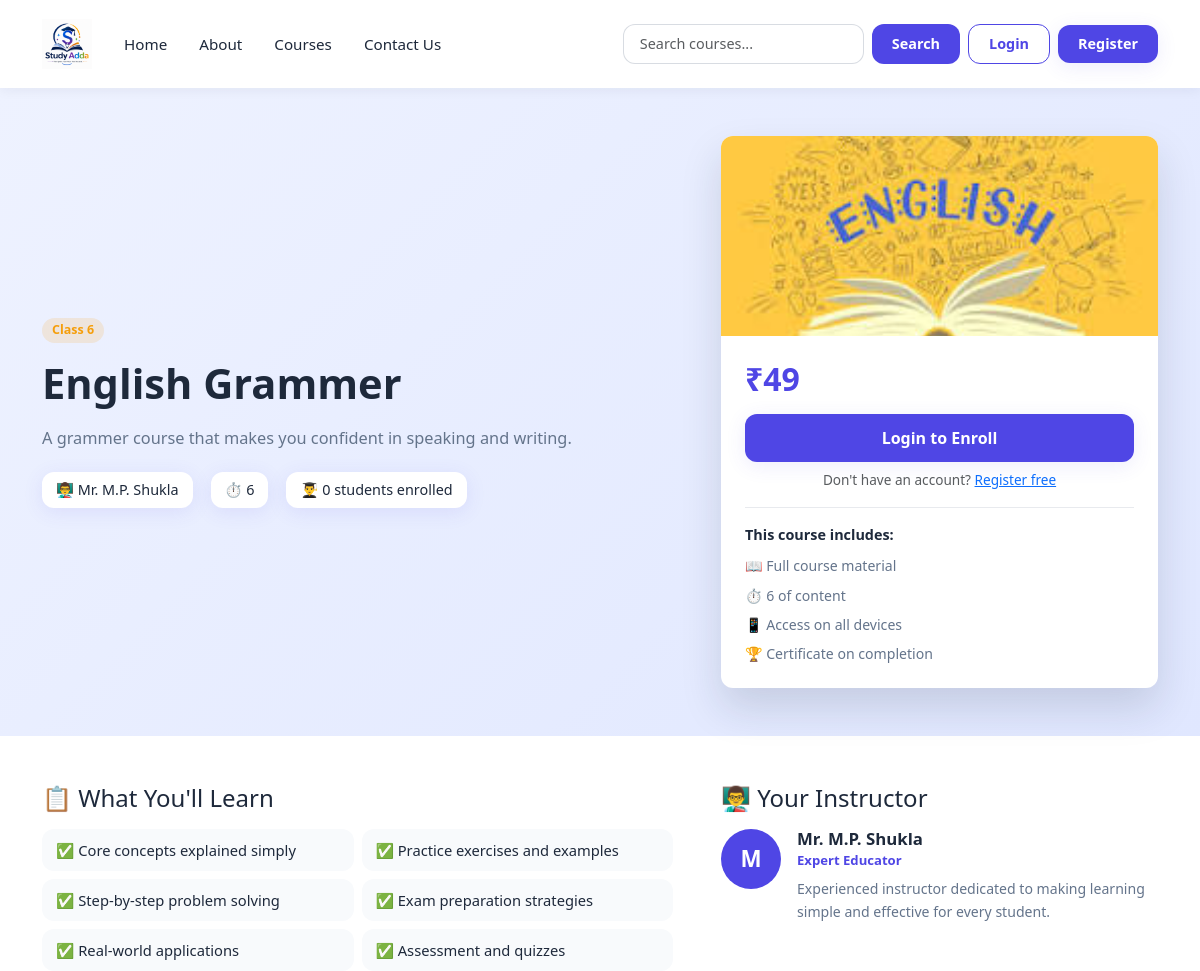
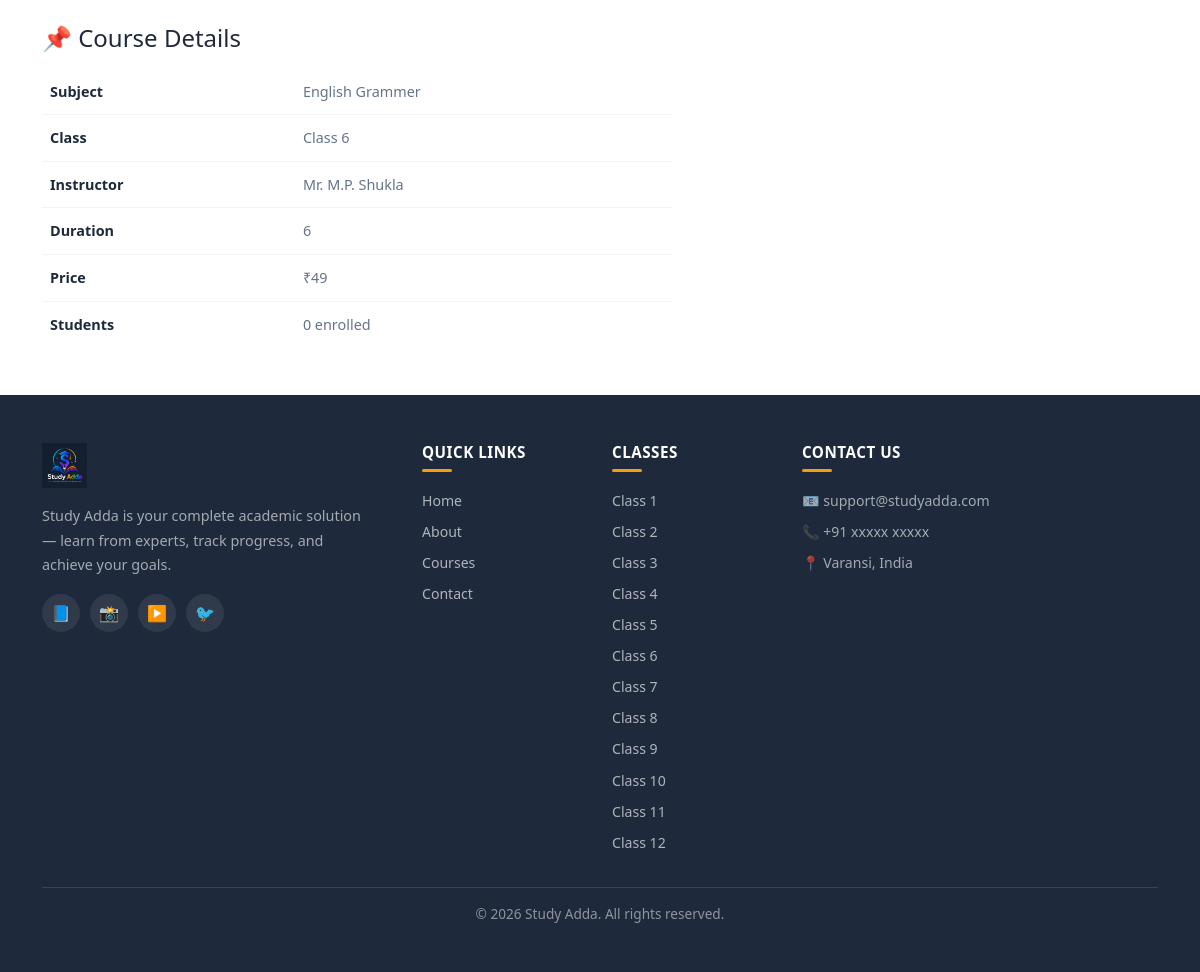
Page /course-detail.php?id=8 on the committed database (2 pictures, top to bottom).
### tables this page shows
CREATE TABLE `courses` (
  `id` int(11) NOT NULL,
  `title` varchar(255) NOT NULL,
  `description` text DEFAULT NULL,
  `instructor` varchar(100) DEFAULT NULL,
  `duration` varchar(50) DEFAULT NULL,
  `price` decimal(10,2) DEFAULT 0.00,
  `class` int(11) DEFAULT NULL,
  `image` varchar(255) DEFAULT NULL,
  `created_at` timestamp NOT NULL DEFAULT current_timestamp()
);

### course-detail.php (the view, shortened to what this page needs)
<?php
include "includes/dbconfig.php";
include "includes/header.php";
$id = isset($_GET['id']) ? intval($_GET['id']) : 0;
$stmt = mysqli_prepare($conn, "SELECT * FROM courses WHERE id = ?");
mysqli_stmt_bind_param($stmt, "i", $id);
mysqli_stmt_execute($stmt);
$result = mysqli_stmt_get_result($stmt);
$course = mysqli_fetch_assoc($result);
$isEnrolled = false;
$isLoggedIn = isset($_SESSION['user_id']);
$isStudent  = $isLoggedIn && $_SESSION['role'] === 'student';
$enrollCount = mysqli_fetch_assoc(
    mysqli_query($conn, "SELECT COUNT(*) as total FROM enrollments WHERE course_id = $id")
)['total'];
?>
<section class="course-hero">
    <div class="container py-5">
        <div class="row align-items-center g-5">
            <div class="col-12 col-lg-7">
                <span class="class-badge mb-3 d-inline-block">Class <?php echo $course['class']; ?></span>
                <h1 class="course-hero-title"><?php echo htmlspecialchars($course['title']); ?></h1>
                <p class="course-hero-desc"><?php echo htmlspecialchars($course['description']); ?></p>
                <div class="course-hero-meta">
                    <span>👨‍🏫 <?php echo htmlspecialchars($course['instructor']); ?></span>
                    <span>⏱️ <?php echo htmlspecialchars($course['duration']); ?></span>
                    <span>👨‍🎓 <?php echo $enrollCount; ?> students enrolled</span>
                </div>
            </div>
            <div class="col-12 col-lg-5">
                <div class="enroll-card">
                    <img src="images/courses/<?php echo htmlspecialchars($course['image']); ?>"
                        alt="<?php echo htmlspecialchars($course['title']); ?>"
                        class="enroll-card-img"
                        onerror="this.style.display='none'">
                    <div class="enroll-card-body">
                        <h2 class="enroll-price">₹<?php echo number_format($course['price']); ?></h2>
                        <?php if ($isEnrolled): ?>
                            <a href="/MyProject/student/dashboard.php" class="btn enroll-btn w-100 mb-2">
                                Go to Dashboard 📊
                            </a>
                            <p class="text-center text-muted" style="font-size:0.85rem;">✅ Already enrolled</p>
                        <?php elseif (!$isLoggedIn): ?>
                            <a href="/MyProject/login.php" class="btn enroll-btn w-100 mb-2">Login to Enroll</a>
                            <p class="text-center text-muted" style="font-size:0.85rem;">
                                Don't have an account? <a href="/MyProject/register.php">Register free</a>
                            </p>
                        <?php else: ?>
                            <button class="btn enroll-btn w-100" disabled>Enrollment not available</button>
                        <?php endif; ?>
                        <div class="course-includes mt-3">
                            <p class="includes-title">This course includes:</p>
                            <ul class="includes-list">
                                <li>📖 Full course material</li>
                                <li>⏱️ <?php echo htmlspecialchars($course['duration']); ?> of content</li>
                                <li>📱 Access on all devices</li>
                                <li>🏆 Certificate on completion</li>
                            </ul>
                        </div>
                    </div>
                </div>
            </div>
        </div>
    </div>
</section>
<section class="py-5" course-details-section>
    <div class="container">
        <div class="row g-5">
            <div class="col-12 col-lg-7">
                <div class="detail-card mb-4">
                    <h4 class="detail-card-title mb-3">📋 What You'll Learn</h4>
                    <div class="row g-2">
                        <?php
                        $learnings = [
                            "Core concepts explained simply",
                            "Practice exercises and examples",
                            "Step-by-step problem solving",
                            "Exam preparation strategies",
                            "Real-world applications",
                            "Assessment and quizzes",
                        ];
                        foreach ($learnings as $item):
                        ?>
                            <div class="col-12 col-md-6">
                                <div class="learning-item">✅ <?php echo $item; ?></div>
                            </div>
                        <?php endforeach; ?>
                    </div>
                </div>
                <div class="detail-card">
                    <h4 class="detail-card-title mb-3">📌 Course Details</h4>
                    <table class="admin-table">
                        <tr>
                            <td><strong>Subject</strong></td>
                            <td><?php echo htmlspecialchars($course['title']); ?></td>
                        </tr>
                        <tr>
                            <td><strong>Class</strong></td>
                            <td>Class <?php echo $course['class']; ?></td>
                        </tr>
                        <tr>
                            <td><strong>Instructor</strong></td>
                            <td><?php echo htmlspecialchars($course['instructor']); ?></td>
                        </tr>
                        <tr>
                            <td><strong>Duration</strong></td>
                            <td><?php echo htmlspecialchars($course['duration']); ?></td>
                        </tr>
                        <tr>
                            <td><strong>Price</strong></td>
                            <td>₹<?php echo number_format($course['price']); ?></td>
                        </tr>
                        <tr>
                            <td><strong>Students</strong></td>
                            <td><?php echo $enrollCount; ?> enrolled</td>
                        </tr>
                    </table>
                </div>
            </div>
            <div class="col-12 col-lg-5">
                <div class="detail-card">
                    <h4 class="detail-card-title mb-3">👨‍🏫 Your Instructor</h4>
                    <div class="instructor-card">
                        <div class="instructor-avatar">
                            <?php echo strtoupper(substr($course['instructor'], 0, 1)); ?>
                        </div>
                        <div>
                            <h5 class="instructor-name"><?php echo htmlspecialchars($course['instructor']); ?></h5>
                            <p class="instructor-title">Expert Educator</p>
                            <p class="instructor-desc">Experienced instructor dedicated to making learning simple and effective for every student.</p>
                        </div>
                    </div>
                </div>
            </div>
        </div>
    </div>
</section>
<?php include "includes/footer.php"; ?>

### css/style.css (style rules this page uses)
:root { --primary-color: #4f46e5; --primary-hover: #3730a3; --secondary-color: #f59e0b; --text-dark: #1e293b; --text-muted: #64748b; --bg-light: #f8fafc; --bg-welcome: linear-gradient(135deg, #eef2ff 0%, #e0e7ff 100%); --shadow: 0 4px 20px rgba(79, 70, 229, 0.1); --border-radius: 12px; }
body { font-family: "Segoe UI", Tahoma, Geneva, Verdana, sans-serif; color: var(--text-dark); background-color: #fff; }
.enroll-btn { background-color: var(--primary-color); color: #fff; border: none; padding: 12px 28px; border-radius: 8px; font-weight: 600; font-size: 1rem; transition: background-color 0.3s ease, transform 0.2s ease; display: inline-block; text-decoration: none; }
.enroll-btn { background: var(--primary-color); color: #fff; font-weight: 600; padding: 12px 30px; border-radius: var(--border-radius); border: none; box-shadow: var(--shadow); transition: transform 0.25s ease, background 0.25s ease, box-shadow 0.25s ease; }
.admin-table { width: 100%; border-collapse: collapse; font-size: 0.88rem; }
.admin-table td { padding: 12px; border-bottom: 1px solid #f1f5f9; vertical-align: middle; }
.admin-table tr:last-child td { border-bottom: none; }
.class-badge { background: rgba(245, 158, 11, 0.14); color: var(--secondary-color); padding: 3px 10px; border-radius: 999px; font-size: 0.78rem; font-weight: 700; }
.course-hero { background: var(--bg-welcome); }
.course-hero-title { color: var(--text-dark); font-weight: 700; font-size: clamp(1.8rem, 4vw, 2.6rem); line-height: 1.2; margin-bottom: 16px; }
.course-hero-desc { color: var(--text-muted); font-size: 1.02rem; line-height: 1.7; margin-bottom: 20px; }
.course-hero-meta { display: flex; flex-wrap: wrap; gap: 18px; }
.course-hero-meta span { color: var(--text-dark); font-size: 0.9rem; font-weight: 500; background: #fff; padding: 7px 14px; border-radius: var(--border-radius); box-shadow: var(--shadow); }
.enroll-card { background: #fff; border-radius: var(--border-radius); box-shadow: 0 20px 40px rgba(30, 41, 59, 0.15); overflow: hidden; }
.enroll-card-img { width: 100%; height: 200px; object-fit: cover; display: block; }
.enroll-card-body { padding: 24px; }
.enroll-price { color: var(--primary-color); font-weight: 800; font-size: 2rem; margin-bottom: 16px; }
.course-includes { border-top: 1px solid rgba(100, 116, 139, 0.15); padding-top: 16px; }
.includes-title { color: var(--text-dark); font-weight: 600; font-size: 0.9rem; margin-bottom: 10px; }
.includes-list { list-style: none; padding-left: 0; margin-bottom: 0; }
.includes-list li { color: var(--text-muted); font-size: 0.88rem; margin-bottom: 8px; }
.includes-list li:last-child { margin-bottom: 0; }
.learning-item { color: var(--text-dark); font-size: 0.92rem; background: var(--bg-light); padding: 10px 14px; border-radius: var(--border-radius); }
.detail-card .admin-table td { color: var(--text-muted); font-size: 0.9rem; padding: 12px 8px; }
.detail-card .admin-table td strong { color: var(--text-dark); }
.instructor-card { display: flex; align-items: flex-start; gap: 16px; }
.instructor-avatar { flex-shrink: 0; width: 60px; height: 60px; border-radius: 50%; background: var(--primary-color); color: #fff; font-weight: 700; font-size: 1.4rem; display: flex; align-items: center; justify-content: center; }
.instructor-name { color: var(--text-dark); font-weight: 600; font-size: 1.05rem; margin-bottom: 2px; }
.instructor-title { color: var(--primary-color); font-size: 0.82rem; font-weight: 600; margin-bottom: 8px; }
.instructor-desc { color: var(--text-muted); font-size: 0.88rem; line-height: 1.6; margin-bottom: 0; }

### rows in the picture
courses: class "6", title "English Grammer", description "A grammer course that makes you confident in speaking and writing.", instructor "Mr. M.P. Shukla", duration "6", image (picture), price "49", instructor "M"

### other values in the picture
$link["label"] "Home"
$link["label"] "About"
$link["label"] "Courses"
$link["label"] "Contact Us"
$enrollCount "0"
$item "Core concepts explained simply"
$item "Practice exercises and examples"
$item "Step-by-step problem solving"
$item "Exam preparation strategies"
$item "Real-world applications"
$item "Assessment and quizzes"
